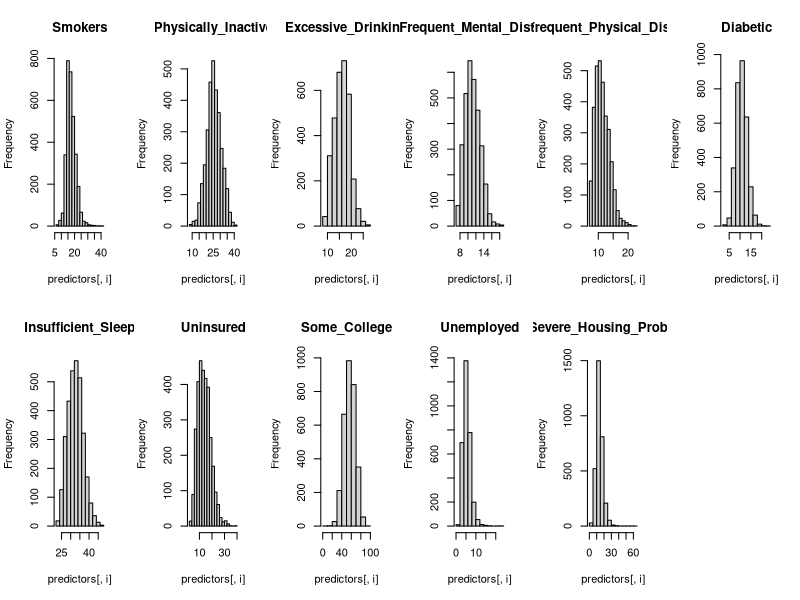
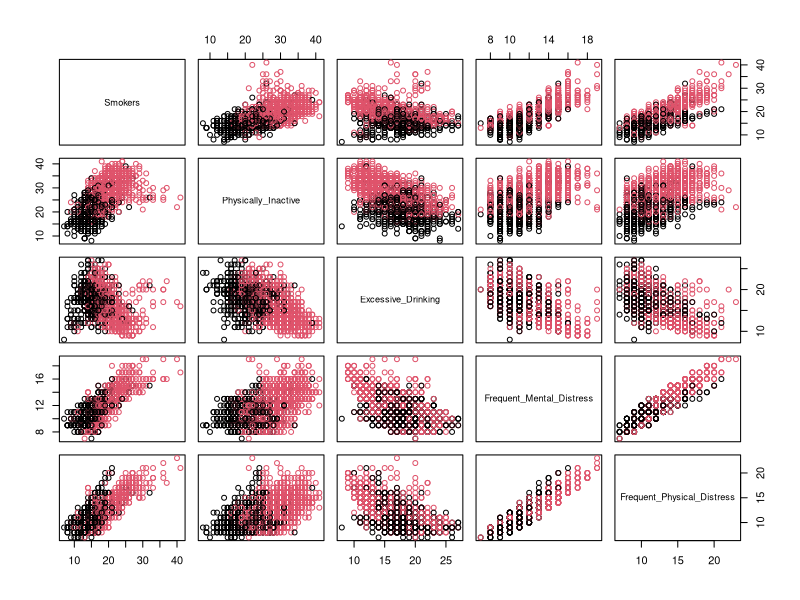
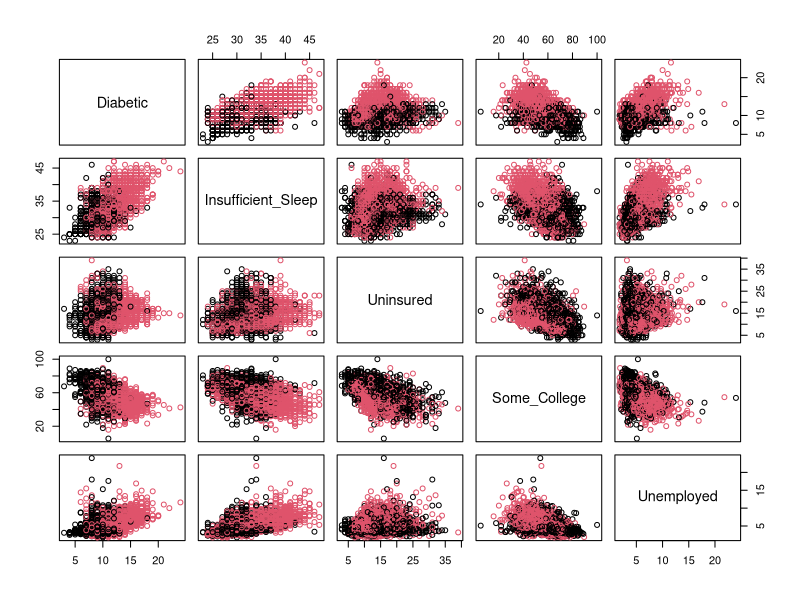
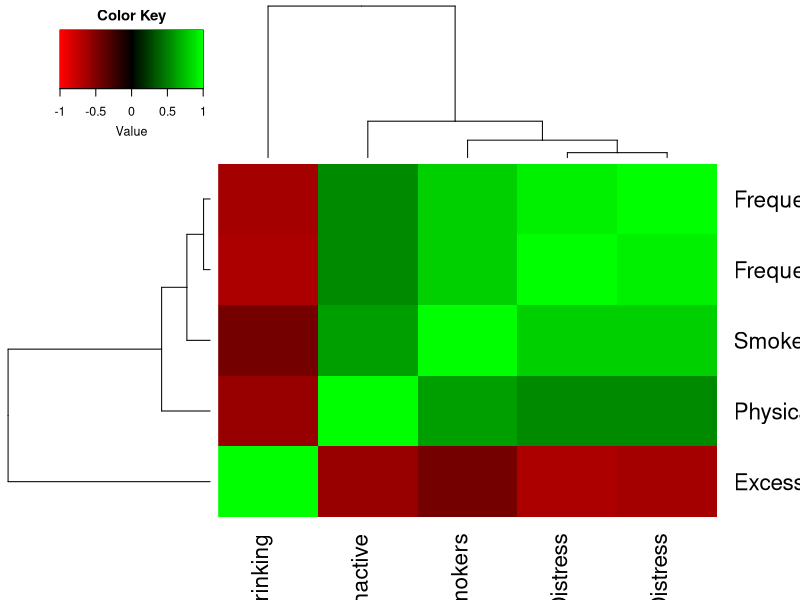
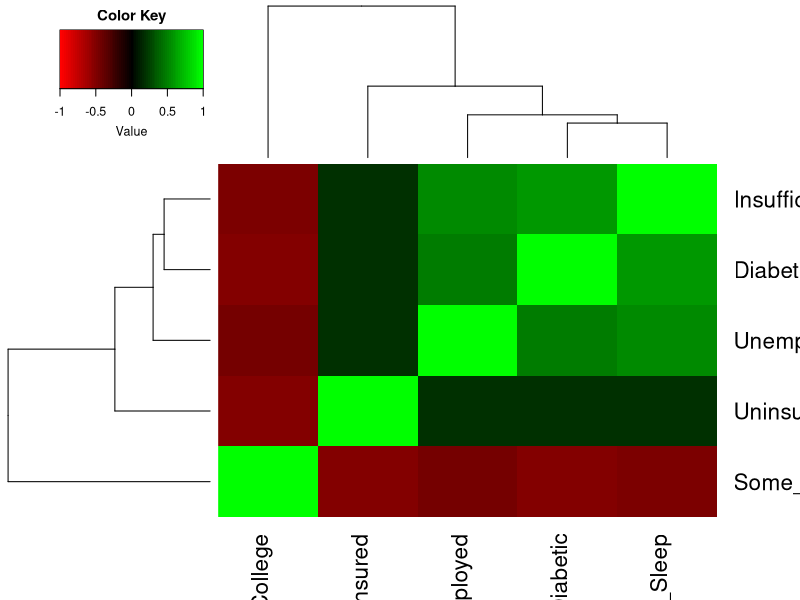

Recreate these plots in R, in order. (Note: this script raises an error after producing the figures.)
## ---- chunk 1
knitr::opts_chunk$set(echo = TRUE)

library(Hmisc)
library(gplots)
library(ggplot2)
library(ROCR)
library(MASS)
library(corrplot)
## ---- chunk 2
# import health data
data = read.csv("./Data/CHR_Data.csv")

# show data summary to identify variables with missing data
summary(data)
## ---- chunk 3
# impute variables with their medians, prefer medians in the event there is any skew
data$Premature_Death_Rate <- with(data,impute(Premature_Death_Rate,median)) # may use this later so imputing now
data$Unemployed <- with(data,impute(Unemployed,median))
data$Uninsured <- with(data,impute(Uninsured,median))
data$Graduation_Rate <- with(data,impute(Graduation_Rate))

# rescale Premature_Death_Rate so min value = 2.947 vs 2947, just a preference so it's not scaled so diff from predictors
data$Premature_Death_Rate <- data$Premature_Death_Rate/1000
## ---- chunk 4
# get chosen predictors for EDA
predictors <- data[,c(5,7:13,15:17)]

# histogram of chosen predictors
par(mfrow=c(2,6))
for(i in 1:11) {
    hist(predictors[,i], main=names(predictors)[i])
}
## ---- chunk 5
# create Obese Binary Classification
data$Obese_Class <- 1
data[data$Obese < 30, "Obese_Class"] <- 0
data$Obese_Class <- as.factor(as.character(data$Obese_Class))

# -- create new data set with obese_class first --
data2 <- data[,c(25,5,7:13,15:17)]

# scatter matrices, with Obese at the top
pairs(data2[,c(2:6)],col=data$Obese_Class)
pairs(data2[,c(7:11)],col=data$Obese_Class)

# predictor heatmap correlations
cor1 <- cor(data2[,2:6])
cor2 <- cor(data2[,7:11])

heatmap.2(cor1,col=redgreen(75), 
          density.info="none", trace="none", dendrogram=c("both"), 
          symm=F,symkey=T,symbreaks=T, scale="none",key=T)
heatmap.2(cor2,col=redgreen(75), 
          density.info="none", trace="none", dendrogram=c("both"), 
          symm=F,symkey=T,symbreaks=T, scale="none",key=T)

#Correlation Plot 
cor3 <- cor(data2_norace[,2:14])
df_corr <-corrplot(cor3, type="upper", addCoef.col = "white", number.digits = 2, number.cex = 0.5, method="square", order="hclust", title="Variable Corr Heatmap",tl.srt=45, tl.cex = 0.8)

## ---- chunk 6
round(cov(data2[2:11]), 2) # remove race
sum(diag(cov(data2[2:11]))) # total variance
## ---- chunk 7
# Logistics Regression
glm.fit <- glm(Obese_Class ~ ., data = data2, family = binomial)
summary(glm.fit)

## ---- chunk 8
# reduce data set to include only significant variables
data3 = data2[,c(1:3,5,7,9)]

# Logistics Regression
glm.fit <- glm(Obese_Class ~ ., data = data3, family = binomial)
summary(glm.fit)
#Confidence Intervals
confint.default(glm.fit) #Wald
confint(glm.fit) #Profile

#Performance Metrics

## ---- chunk 9

# PCA
dat.x <- data2[,2:12]
dat.y <- data2[,1]
pc.result<-prcomp(dat.x,scale.=TRUE)
pc.scores<-pc.result$x
pc.scores<-data.frame(pc.scores)
pc.scores$Obese_Class<-dat.y

#Loadings for interpretation
pc.result$rotation
## ---- chunk 10
#Scree plot
pc.eigen<-(pc.result$sdev)^2
pc.prop<-pc.eigen/sum(pc.eigen)
pc.cumprop<-cumsum(pc.prop)
plot(1:11,pc.prop,type="l",main="Scree Plot",ylim=c(0,1),xlab="PC #",ylab="Proportion of Variation")
axis(1, seq(1,11,1))
lines(1:11,pc.cumprop,lty=3)
## ---- chunk 11

#Use ggplot2 to plot pc's
ggplot(data = pc.scores, aes(x = PC1, y = PC2)) +
    geom_point(aes(col=Obese_Class), size=1)+
  geom_hline(yintercept = 0, colour = "gray65") +
    geom_vline(xintercept = 0, colour = "gray65") +
    ggtitle("PCA plot of Health Data")

ggplot(data = pc.scores, aes(x = PC1, y = PC3)) +
  geom_point(aes(col=Obese_Class), size=1)+
  geom_hline(yintercept = 0, colour = "gray65") +
  geom_vline(xintercept = 0, colour = "gray65") +
  ggtitle("PCA plot of Health Data")

ggplot(data = pc.scores, aes(x = PC1, y = PC4)) +
    geom_point(aes(col=Obese_Class), size=1)+
  geom_hline(yintercept = 0, colour = "gray65") +
    geom_vline(xintercept = 0, colour = "gray65") +
    ggtitle("PCA plot of Health Data")

ggplot(data = pc.scores, aes(x = PC1, y = PC5)) +
    geom_point(aes(col=Obese_Class), size=1)+
  geom_hline(yintercept = 0, colour = "gray65") +
    geom_vline(xintercept = 0, colour = "gray65") +
    ggtitle("PCA plot of Health Data")

ggplot(data = pc.scores, aes(x = PC1, y = PC6)) +
    geom_point(aes(col=Obese_Class), size=1)+
  geom_hline(yintercept = 0, colour = "gray65") +
    geom_vline(xintercept = 0, colour = "gray65") +
    ggtitle("PCA plot of Health Data")

ggplot(data = pc.scores, aes(x = PC1, y = PC7)) +
    geom_point(aes(col=Obese_Class), size=1)+
  geom_hline(yintercept = 0, colour = "gray65") +
    geom_vline(xintercept = 0, colour = "gray65") +
    ggtitle("PCA plot of Health Data")

ggplot(data = pc.scores, aes(x = PC1, y = PC8)) +
  geom_point(aes(col=Obese_Class), size=1)+
  geom_hline(yintercept = 0, colour = "gray65") +
  geom_vline(xintercept = 0, colour = "gray65") +
  ggtitle("PCA plot of Health Data")

ggplot(data = pc.scores, aes(x = PC1, y = PC9)) +
    geom_point(aes(col=Obese_Class), size=1)+
  geom_hline(yintercept = 0, colour = "gray65") +
    geom_vline(xintercept = 0, colour = "gray65") +
    ggtitle("PCA plot of Health Data")

ggplot(data = pc.scores, aes(x = PC1, y = PC10)) +
    geom_point(aes(col=Obese_Class), size=1)+
  geom_hline(yintercept = 0, colour = "gray65") +
    geom_vline(xintercept = 0, colour = "gray65") +
    ggtitle("PCA plot of Health Data")

ggplot(data = pc.scores, aes(x = PC1, y = PC11)) +
    geom_point(aes(col=Obese_Class), size=1)+
  geom_hline(yintercept = 0, colour = "gray65") +
    geom_vline(xintercept = 0, colour = "gray65") +
    ggtitle("PCA plot of Health Data")

## ---- chunk 12
samplesize=nrow(data2)
train_percent = .75
train_indices = sample(seq(1,samplesize,length = samplesize),train_percent*samplesize) # get random indices
train = data3[train_indices,] # random training data 
test = data3[-train_indices,] # random test data 

lda <- lda(Obese_Class~.,data = train)
qda <- qda(Obese_Class~.,data = train)

#lda confusion matrix
lda_prd<-predict(lda, newdata = test)$class
lda_cm<-table(lda_prd,test$Obese_Class)
lda_cm

#qda confusion matrix
qda_prd<-predict(qda, newdata = test)$class
qda_cm<-table(qda_prd,test$Obese_Class)
qda_cm

#lda overall misclassification rrror rate
lda_ME<-(lda_cm[2,1]+lda_cm[1,2])/(lda_cm[1,2]+lda_cm[2,2])
lda_ME

#lda Overall Accuracy
1-lda_ME

#qda overall misclassification rrror rate
qda_ME<-(qda_cm[2,1]+qda_cm[1,2])/(qda_cm[1,2]+qda_cm[2,2])
qda_ME

#qda Overall Accuracy
1-qda_ME

#--lda ROC--
ldaprd<-predict(lda, newdata = train)$posterior
#correcting for the way lda creates predicted probabilities
ldaprd<-ldaprd[,2]

pred <- prediction(ldaprd, train$Obese_Class)
roc.perf = performance(pred, measure = "tpr", x.measure = "fpr")
auc.train <- performance(pred, measure = "auc")
auc.train <- auc.train@y.values

#Plot lda ROC
plot(roc.perf,main="LDA")
abline(a=0, b= 1) #Ref line indicating poor performance
text(x = .25, y = .75,paste("AUC = ", round(auc.train[[1]],3), sep = ""))

#--qda ROC--
qdaprd<-predict(qda, newdata = train)$posterior
#correcting for the way lda creates predicted probabilities
qdaprd<-qdaprd[,2]

pred <- prediction(qdaprd, train$Obese_Class)
roc.perf = performance(pred, measure = "tpr", x.measure = "fpr")
auc.train <- performance(pred, measure = "auc")
auc.train <- auc.train@y.values

#Plot lda ROC
plot(roc.perf,main="QDA")
abline(a=0, b= 1) #Ref line indicating poor performance
text(x = .25, y = .75,paste("AUC = ", round(auc.train[[1]],3), sep = ""))


## ---- chunk 13
library(randomForest) 
Obsese.full.model <- randomForest(Obese_Class~., data=train, importance = TRUE) #importance(rf_model) #Variable importance for placement order (Forward, Backward, Stepwise) 
varImpPlot(Obsese.full.model,type=1, main='Random Tree Variable Importance') 
set.seed(25) #Used this to sanity check the ASE results
